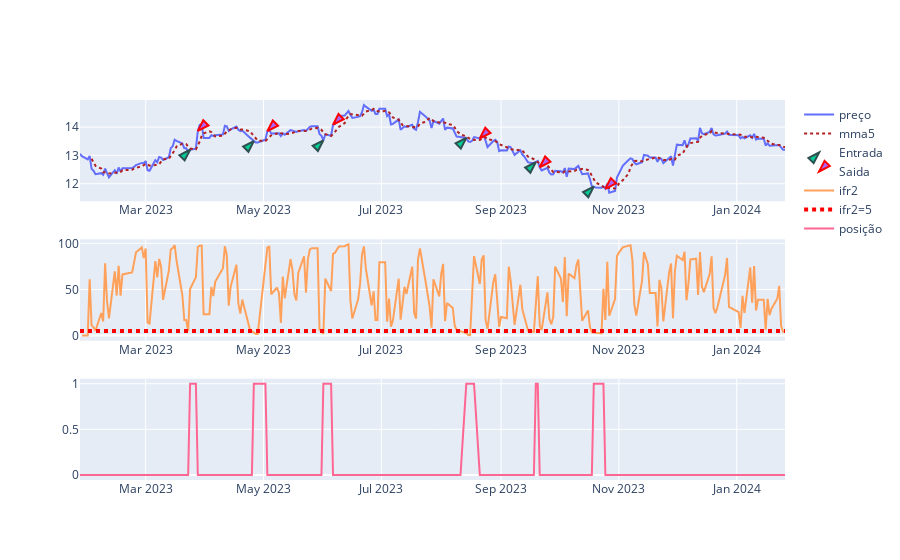

Notebook source saved alongside this figure:
### Code cell
import plotly.graph_objects as go
from plotly.subplots import make_subplots

df['Close '+ativo].rolling(5).mean() 


fig = make_subplots(rows=3, cols=1) #go.Figure()
fig.add_trace(go.Scatter(x = df.index , y = df['Close '+ativo].values , name="preço"),1,1)
fig.add_trace(go.Scatter(x = df.index , y =  df['Close '+ativo].rolling(5).mean(), mode='lines', 
                         line=dict(color='firebrick', width=2, dash='dot'), name="mma5"),1,1)

fig.add_trace(go.Scatter(x = df.loc[entra].index, y = df.loc[entra]['Close '+ativo] , mode='markers' ,name='Entrada',
                             marker=dict(size=12, symbol="arrow", angle=45, line=dict(width=2, color="DarkSlateGrey"))
                         ),1,1)
fig.update_traces(
    marker=dict(size=12, symbol="arrow", angle=45, line=dict(width=2, color="DarkSlateGrey")),
    selector=dict(mode="markers"),
)
fig.add_trace(go.Scatter(x = df.loc[sai].index, y = df.loc[sai]['Close '+ativo] , mode='markers' ,name='Saida',
                         marker=dict(size=12, symbol="arrow", angle=-135, line=dict(width=2, color="red"))
                         ),1,1)
fig.add_trace(go.Scatter(x = df.index , y = IFR[ativo].values , name="ifr2"),2,1)
fig.add_trace(go.Scatter(x = df.index , y = [5]*len(df.index) , name="ifr2=5", mode='lines', 
              line=dict(color='red', width=4, dash='dot')),2,1)

fig.add_trace(go.Scatter(x =posicao.index , y = posicao['pos'] , mode='lines', name="posição"),3,1)


fig.show()

### Figure 1 — Plotly figure (JSON) as saved in the notebook; plotly's stock layout.template omitted (floating-point values rounded to 4 significant figures; data arrays with more than 128 entries replaced by an {"elided": "..."} marker saying what was removed)
{"data": [{"name": "preço", "type": "scatter", "x": {"elided": "249 str values"}, "xaxis": "x", "y": {"elided": "249 float values"}, "yaxis": "y"}, {"line": {"color": "firebrick", "dash": "dot", "width": 2}, "mode": "lines", "name": "mma5", "type": "scatter", "x": {"elided": "249 str values"}, "xaxis": "x", "y": {"elided": "249 float values"}, "yaxis": "y"}, {"marker": {"angle": 45, "line": {"color": "DarkSlateGrey", "width": 2}, "size": 12, "symbol": "arrow"}, "mode": "markers", "name": "Entrada", "type": "scatter", "x": ["2023-03-24T00:00:00", "2023-04-26T00:00:00", "2023-06-01T00:00:00", "2023-08-14T00:00:00", "2023-09-19T00:00:00", "2023-10-19T00:00:00"], "xaxis": "x", "y": [13.2, 13.5, 13.53, 13.62, 12.76, 11.9], "yaxis": "y"}, {"marker": {"angle": -135, "line": {"color": "red", "width": 2}, "size": 12, "symbol": "arrow"}, "mode": "markers", "name": "Saida", "type": "scatter", "x": ["2023-03-28T00:00:00", "2023-05-03T00:00:00", "2023-06-06T00:00:00", "2023-08-21T00:00:00", "2023-09-21T00:00:00", "2023-10-25T00:00:00"], "xaxis": "x", "y": [13.87, 13.86, 14.08, 13.6, 12.58, 11.82], "yaxis": "y"}, {"name": "ifr2", "type": "scatter", "x": {"elided": "249 str values"}, "xaxis": "x2", "y": {"elided": "249 float values"}, "yaxis": "y2"}, {"line": {"color": "red", "dash": "dot", "width": 4}, "mode": "lines", "name": "ifr2=5", "type": "scatter", "x": {"elided": "249 str values"}, "xaxis": "x2", "y": {"elided": "249 int values"}, "yaxis": "y2"}, {"mode": "lines", "name": "posição", "type": "scatter", "x": {"elided": "249 str values"}, "xaxis": "x3", "y": {"elided": "249 int values"}, "yaxis": "y3"}], "layout": {"xaxis": {"anchor": "y", "domain": [0, 1]}, "xaxis2": {"anchor": "y2", "domain": [0, 1]}, "xaxis3": {"anchor": "y3", "domain": [0, 1]}, "yaxis": {"anchor": "x", "domain": [0.7333, 1]}, "yaxis2": {"anchor": "x2", "domain": [0.3667, 0.6333]}, "yaxis3": {"anchor": "x3", "domain": [0, 0.2667]}}}
